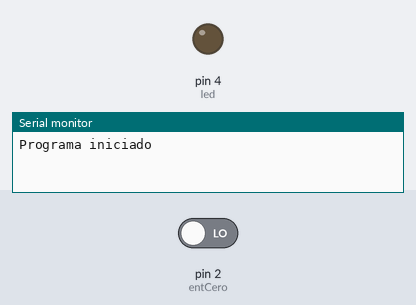
Recording of a sketch running on a simulated Arduino Uno, built with avr-gcc and run on an emulated ATmega328P. On the bench: output pins drawn as LEDs (lit = HIGH), the last lines printed to the serial monitor. Inputs (shaded band) come from the test bench; at power-on: pin 2 (entCero) LOW.

Above: at 1.2 s.
1.3 s: pin 2 (entCero) driven HIGH
At 1.4 s:
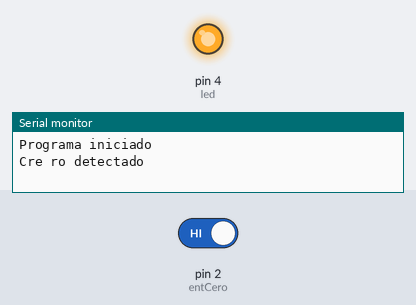
Timing chart, 0 to 4.3 s (numbered marks = the images above; inputs shaded):
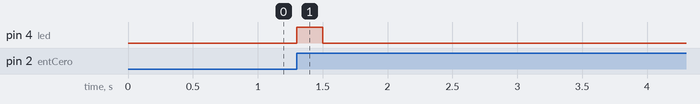

The sketch:

detectorCruceCero.ino
```cpp
const int led =4;
const byte entCero = 2;

void setup() {
  Serial.begin(9600);
  pinMode(led, OUTPUT);

  attachInterrupt(digitalPinToInterrupt(entCero), activarLed, RISING);

  Serial.println("Programa iniciado");
}

void loop() {
  digitalWrite(led, LOW);
  delay(250);
}

void activarLed(){
  digitalWrite(led, HIGH);
  Serial.println("Cre ro detectado");
}
```

Measured:
- after the input at 1.3 s, pin 4 (led): LOW → HIGH at once, → LOW 0.20 s later
